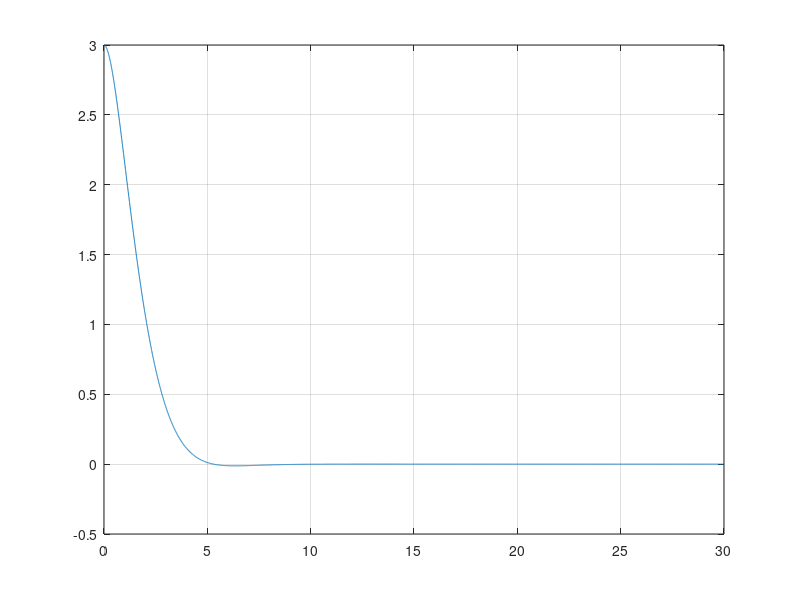

MATLAB code to generate this figure:
close all;

%initial conditions
x0=[3;  %3 radians
    0]; %0 rad/s
%system dynamics
A=[0    1;
   0.01 0];
B=[0;1];
C=[1 0];
D=0;

%control law
Q=[1 0;  %to penalize angular error
    0 1];%to penalize angular rate
R=1;     %to penalize thruster effort
K=lqr(A, B, Q, R);

%close loop system
sys=ss((A-B*K), B, C, D);

%run respose to initial condition
t=0:0.005:30;
[y,t,x]=initial(sys,x0,t);


%plot1=plot(t,x);
plot2=plot(t,y);
grid on;